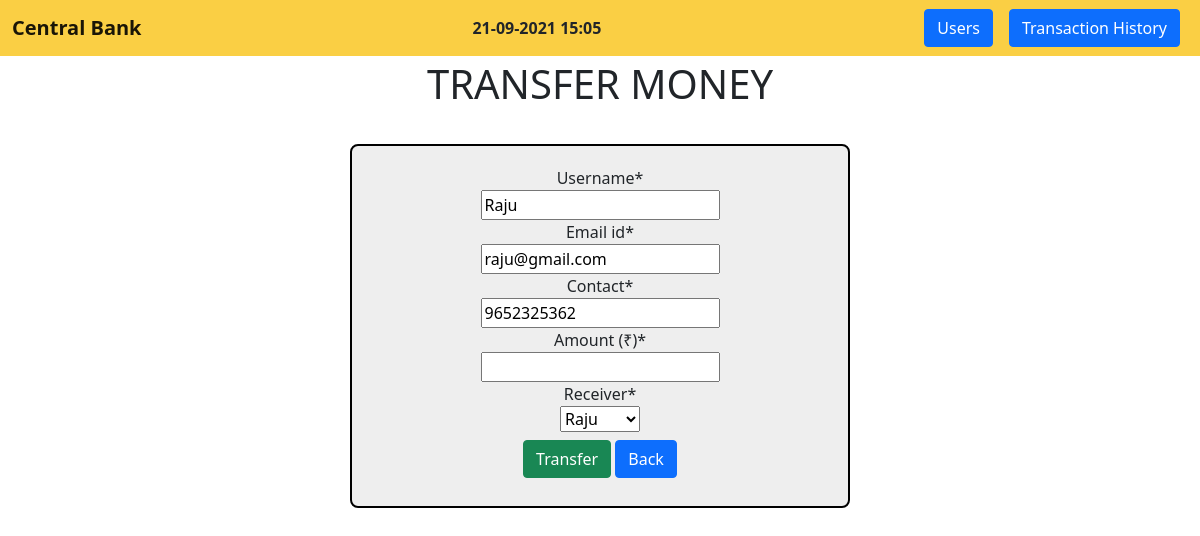
The page /transfer/12/ on the database its author committed.
### bank/models.py (models this page shows)
class User(models.Model):
    username = models.CharField(max_length=30)
    email_id = models.EmailField()
    contact = models.IntegerField()
    balance = models.IntegerField("Balance (₹)")
    def __str__(self):
        return self.username

### bank/views.py (the view)
# urls.py: path("transfer/<int:id>/", views.TransferPage, name="Transfer"),
def TransferPage(request, id):
    if request.method == "POST":
        pi = User.objects.get(pk = id)
        fm = TransactionForm(request.POST, instance = pi)
        if fm.is_valid():
            unm = fm.cleaned_data['username']
            eid = fm.cleaned_data['email_id']
            cnt = fm.cleaned_data['contact']
            amt = fm.cleaned_data['amount']
            rev = fm.cleaned_data['receiver']
            if amt <= pi.balance:
                reg = Transact(username=unm, email_id=eid, contact=cnt, amount=amt, receiver=rev)
                reg.save()
                bal = int(amt)
                pi.balance -= bal
                pi.save()
                us = User.objects.get(username = rev)
                us.balance += bal
                us.save()
                act = "Transfer"
                sts = "Success"
                hst = History(username=unm, email_id=eid, contact=cnt, amount=amt, action=act, status=sts)
                hst.save()
                return redirect('Users')
            else:
                at = "Insufficient Balance!"
                act = "Transfer"
                sts = "Failed"
                hst = History(username=unm, email_id=eid, contact=cnt, amount=amt, action=act, status=sts)
                hst.save()
                return render(request, 'transfer.html', {"form" : fm, "status": at})
    else:
        pi = User.objects.get(pk = id)
        fm = TransactionForm(instance = pi)
    return render(request, 'transfer.html', {"form" : fm})

### bank/forms.py
class TransactionForm(forms.ModelForm):
    receiver = forms.ModelChoiceField(queryset=User.objects.all(), initial=0)
    class Meta:
        model = Transact
        fields = ["username", "email_id", "contact", "amount","receiver"]

### templates/transfer.html (shortened to what this page needs)
{% extends 'base.html' %}
{% block body %}
<div class="container-fluid text-dark py-1 text-center">
    <h1>TRANSFER MONEY</h1>
</div>
<div class="container1 text-center my-4 mx-150" style="max-width: 500px; margin: auto; border: 2px solid black; border-radius: 8px; background-color: rgb(238, 238, 238);">
    {% load crispy_forms_tags %}
    <form action="" method="POST" style="padding: 20px;">
        {{ form|crispy }}
        <input type="submit" class="btn btn-success my-2" value="Transfer">
        <a href="{% url 'Users' %}" class="btn btn-primary">Back</a>
    </form>
</div>
{% endblock body %}

### rows shown on the page
User: username "Raju", email_id "raju@gmail.com", contact "9652325362"
